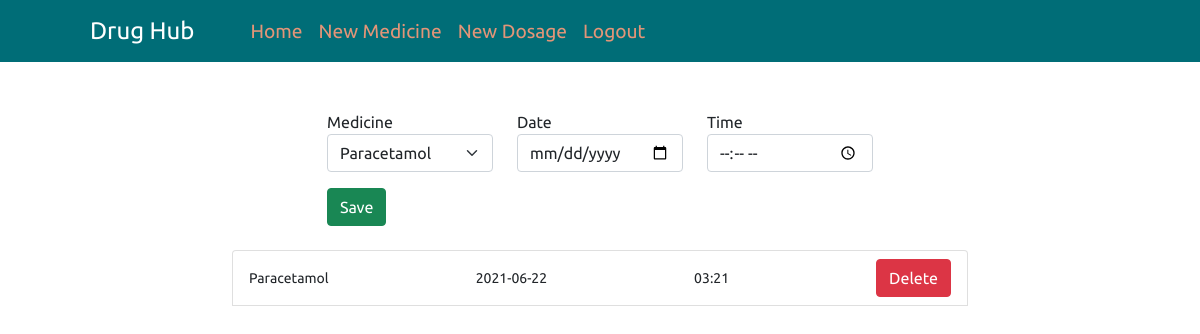
Page /dosages.php (signed in) on the committed database.
### tables this page shows
CREATE TABLE `tbl_dosages` (
  `dosage_id` int(11) NOT NULL,
  `medicine_id` int(11) NOT NULL,
  `user_id` int(11) NOT NULL,
  `date_taken` varchar(20) NOT NULL,
  `time_taken` varchar(10) NOT NULL,
  `date_inputted` datetime NOT NULL DEFAULT CURRENT_TIMESTAMP
);

CREATE TABLE `medicine` (
  `ID` int(11) NOT NULL,
  `medicine_name` varchar(100) NOT NULL,
  `dosage_quantity` int(11) NOT NULL,
  `dosage_unit` varchar(10) NOT NULL,
  `milligram_quantity` int(11) NOT NULL,
  `milligram_unit` varchar(10) NOT NULL,
  `frequency_quantity` int(11) NOT NULL,
  `frequency_unit` varchar(25) NOT NULL,
  `user_ID` int(11) NOT NULL,
  `date_added` datetime NOT NULL DEFAULT CURRENT_TIMESTAMP
);

### dosages.php (the view, shortened to what this page needs)
<?php
include "db_connect.php";
include "functions.php";
if (!isset($_SESSION['loggedIn'])) {
    header("location: login.php");
} else {
    $query = "SELECT * FROM medicine WHERE user_ID = " . $_SESSION['user_id'] . "";
    $result = mysqli_query($con, $query);
    $user_id = intval($_SESSION["user_id"]);
}
?>
<div class="container">
    <div class="row mt-5">
        <div class="col-md-6 offset-md-3 ">
            <form action="" method="post">
                <div class="row mb-3">
                    <div class="col-md-4">
                        <div class="form-group">
                            <label for="">Medicine</label>
                            <select name="medicine_id" id="medicine_id" class="form-select" required>
                                <?php
while ($row = mysqli_fetch_array($result)) {
    echo "<option value='" . $row['ID'] . "'>" . $row['medicine_name'] . "</option>";
}
?>
                            </select>
                        </div>
                    </div>
                    <div class="col-md-4">
                        <div class="form-group">
                            <label for="">Date</label>
                            <input type="date" name="date_taken" id="date_taken" required class="form-control">
                        </div>
                    </div>
                    <div class="col-md-4">
                        <div class="form-group">
                            <label for="">Time</label>
                            <input type="time" name="time_taken" id="time_taken" required class="form-control">
                        </div>
                    </div>
                </div>
                <button type="submit" name="btn_save_dosage" class="btn btn-success btn-block">Save</button>
            </form>
        </div>
        <div class="col-md-8 offset-md-2 mt-4">
            <ul class="list-group">
                <?php
$query = 'SELECT dosage_id,medicine_name,date_taken,time_taken FROM tbl_dosages inner join medicine on tbl_dosages.medicine_id = medicine.ID WHERE tbl_dosages.user_id = ' . $user_id . '';
$result = mysqli_query($con, $query);
if ($result) {
    while ($row = mysqli_fetch_array($result)) {
        echo '<li class="list-group-item d-flex justify-content-between align-items-center">
                                <small>' . $row["medicine_name"] . '</small>
                                <small>' . $row["date_taken"] . '</small>
                                <small>' . $row["time_taken"] . '</small>
                                <a href="?delete_dosage=true&dosage_id=' . $row["dosage_id"] . '" class="btn btn-danger">Delete</a>
                            </li>';
        echo "<br>";
    }
}
?>
            </ul>
        </div>
    </div>
</div>

### css/main.css (style rules this page uses)
* { padding: 0px; margin: 0px; box-sizing: border-box; text-decoration: none; list-style-type: none; font-family: "Ubuntu", sans-serif; }

### rows in the picture
tbl_dosages: medicine.medicine_name "Paracetamol", date_taken "2021-06-22", time_taken "03:21"

### other values in the picture
form field medicine_id "Paracetamol"
